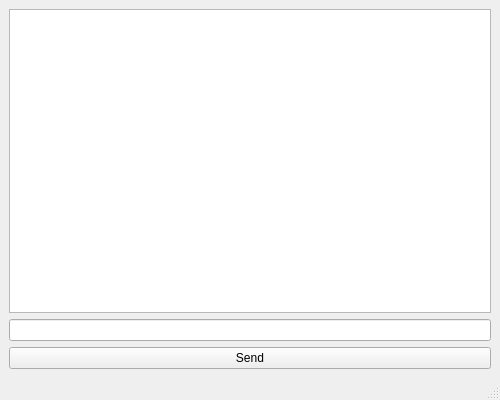
<?xml version="1.0" encoding="UTF-8"?>
<ui version="4.0">
 <class>MainWindow</class>
 <widget class="QMainWindow" name="MainWindow">
  <property name="geometry">
   <rect>
    <x>0</x>
    <y>0</y>
    <width>500</width>
    <height>400</height>
   </rect>
  </property>
  <property name="windowTitle">
   <string>DeepSeek Chat</string>
  </property>
  <widget class="QWidget" name="centralwidget">
   <layout class="QVBoxLayout" name="verticalLayout" stretch="2,0,0">
    <item>
     <widget class="QTextEdit" name="chatDisplay">
      <property name="readOnly">
       <bool>true</bool>
      </property>
     </widget>
    </item>
    <item>
     <widget class="QLineEdit" name="inputBox"/>
    </item>
    <item>
     <widget class="QPushButton" name="sendButton">
      <property name="text">
       <string>Send</string>
      </property>
     </widget>
    </item>
   </layout>
  </widget>
  <widget class="QMenuBar" name="menubar"/>
  <widget class="QStatusBar" name="statusbar"/>
 </widget>
 <resources/>
 <connections/>
</ui>
